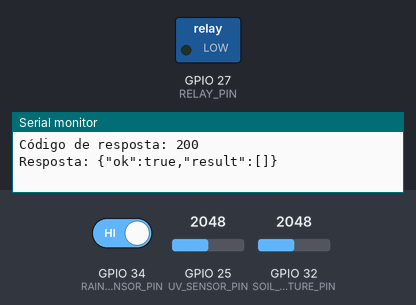
A sketch run on a simulated ESP32. On the bench: switched loads named in the sketch (green lamp = pin HIGH), the last lines printed to the serial monitor. Inputs (shaded band) come from the test bench; at power-on: GPIO 32 (SOIL_MOISTURE_PIN) = 2048, GPIO 34 (RAIN_SENSOR_PIN) HIGH, GPIO 25 (UV_SENSOR_PIN) = 2048. WiFi joins after 1.5 s; servers stay silent unless stated; web services answer with replies made up by the test bench.

Above: at 3.2 s.
3.3 s: GPIO 32 (SOIL_MOISTURE_PIN) set to 2391
13.4 s: GPIO 32 (SOIL_MOISTURE_PIN) set to 2500
At 23.6 s:
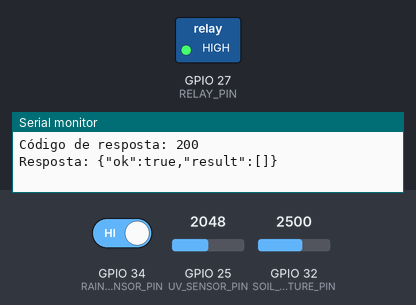
23.9 s: GPIO 34 (RAIN_SENSOR_PIN) driven LOW
At 33.8 s:
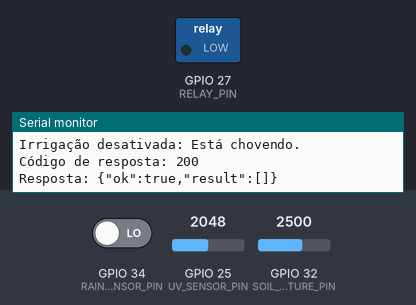
34.1 s: GPIO 34 (RAIN_SENSOR_PIN) driven HIGH
At 43.3 s:
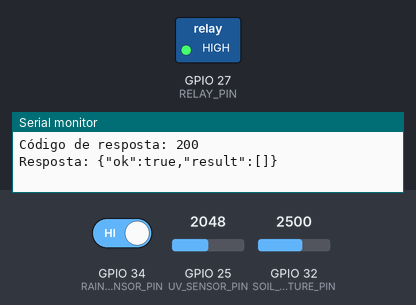
44.3 s: GPIO 32 (SOIL_MOISTURE_PIN) set to 2047
At 53.7 s:
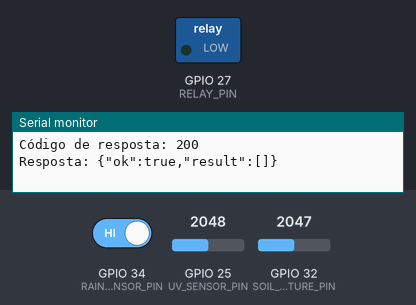
Timing chart, 0 to 55.2 s (numbered marks = the images above; inputs shaded):
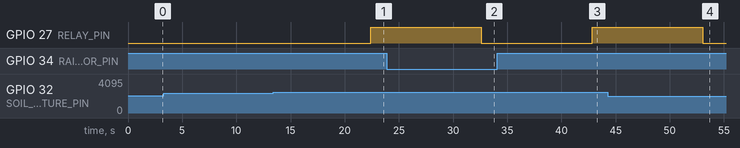

The sketch:

testesembme.ino
```cpp
#include <WiFi.h>
#include <HTTPClient.h>

// Definições dos pinos
#define RAIN_SENSOR_PIN 34
#define SOIL_MOISTURE_PIN 32
#define UV_SENSOR_PIN 25
#define RELAY_PIN 27

// Configuração do Telegram
const String botToken = "7216059515:AAEDxW2u7SX1LDhAnxY75iOgoUomGTyzTCU";
const String chatId = "7003158288"; // ID do chat ou grupo para enviar os dados

// Configuração do WiFi
const char* ssid = "Lucas Galindo | Poco C65";
const char* password = "lucras22";

void setup() {
  Serial.begin(115200);

  // Conectando ao WiFi
  WiFi.begin(ssid, password);
  while (WiFi.status() != WL_CONNECTED) {
    delay(1000);
    Serial.println("Conectando ao WiFi...");
  }
  Serial.println("WiFi conectado");

  // Configurando os pinos dos sensores e relé
  pinMode(RAIN_SENSOR_PIN, INPUT);
  pinMode(SOIL_MOISTURE_PIN, INPUT);
  pinMode(UV_SENSOR_PIN, INPUT);
  pinMode(RELAY_PIN, OUTPUT);
  digitalWrite(RELAY_PIN, LOW); // Relé desligado inicialmente
}

void loop() {
  // Leitura dos sensores
  int rainSensorValue = digitalRead(RAIN_SENSOR_PIN);
  int soilMoistureValue = analogRead(SOIL_MOISTURE_PIN);
  int leitura_porta = analogRead(UV_SENSOR_PIN);

  // Convertendo a umidade do solo para uma porcentagem
  float soilMoisturePercentage = map(soilMoistureValue, 0, 4095, 100, 0);

  // Verificando se está chovendo
  bool isRaining = (rainSensorValue == LOW); // LOW indica que está chovendo

  // Definindo o índice UV com base na leitura analógica
  int uv;
  if (leitura_porta <= 10) {
    uv = 0;
  } else if (leitura_porta > 10 && leitura_porta <= 46) {
    uv = 1;
  } else if (leitura_porta > 46 && leitura_porta <= 65) {
    uv = 2;
  } else if (leitura_porta > 65 && leitura_porta <= 83) {
    uv = 3;
  } else if (leitura_porta > 83 && leitura_porta <= 103) {
    uv = 4;
  } else if (leitura_porta > 103 && leitura_porta <= 124) {
    uv = 5;
  } else if (leitura_porta > 124 && leitura_porta <= 142) {
    uv = 6;
  } else if (leitura_porta > 142 && leitura_porta <= 162) {
    uv = 7;
  } else if (leitura_porta > 162 && leitura_porta <= 180) {
    uv = 8;
  } else if (leitura_porta > 180 && leitura_porta <= 200) {
    uv = 9;
  } else if (leitura_porta > 200 && leitura_porta <= 221) {
    uv = 10;
  } else {
    uv = 11;
  }

  // Controle do relé de irrigação
  String irrigationStatus = "";

  // Verifica se está chovendo
  if (isRaining) {
    digitalWrite(RELAY_PIN, LOW);  // Desativa a irrigação se estiver chovendo
    irrigationStatus = "Irrigação desativada: Está chovendo.";
  }
  // Verifica a umidade do solo
  else if (soilMoisturePercentage > 40) {
    digitalWrite(RELAY_PIN, LOW);  // Desativa a irrigação se o solo estiver úmido
    irrigationStatus = "Irrigação desativada: Solo com umidade suficiente.";
  }
  // Condições normais para ativar a irrigação
  else {
    digitalWrite(RELAY_PIN, HIGH);  // Ativa a irrigação se todas as condições forem atendidas
    irrigationStatus = "Irrigação ativada: Condições ambientais necessitam irrigação.";
  }

  // Exibindo os dados no monitor serial
  Serial.println("Dados dos Sensores:");
  Serial.printf("Chuva: %s\n", isRaining ? "Chuva detectada" : "Não está chovendo");
  Serial.printf("Umidade do Solo: %.2f%%\n", soilMoisturePercentage);
  Serial.printf("Índice UV: %d\n \n", uv);
  Serial.println(irrigationStatus);

  // Montando a mensagem para o Telegram
  String message = "Dados IrrigaClima:\n \n";
  message += isRaining ? "Chuva: Chuva detectada\n" : "Chuva: Não está chovendo\n";
  message += "Umidade do Solo: " + String(soilMoisturePercentage) + "%\n";
  message += "Índice UV: " + String(uv) + "\n \n";
  message += irrigationStatus;

  // Enviando os dados para o bot no Telegram
  sendMessage(message);

  delay(10000); // Espera 10 segundos para enviar os dados novamente
}

// Função para enviar mensagem ao Telegram
void sendMessage(String message) {
  if (WiFi.status() == WL_CONNECTED) {
    HTTPClient http;
    String url = "https://api.telegram.org/bot" + botToken + "/sendMessage";

    http.begin(url);
    http.addHeader("Content-Type", "application/x-www-form-urlencoded");

    // Montando os parâmetros da requisição POST
    String postData = "chat_id=" + chatId + "&text=" + message;

    // Enviando a requisição
    int httpResponseCode = http.POST(postData);

    if (httpResponseCode > 0) {
      String response = http.getString();
      Serial.println("Código de resposta: " + String(httpResponseCode));
      Serial.println("Resposta: " + response);
    } else {
      Serial.print("Erro na requisição: ");
      Serial.println(httpResponseCode);
    }

    http.end();
  } else {
    Serial.println("WiFi desconectado");
  }
}
```

Measured:
- the behaviour switches between 2456 and 2457 on GPIO 32 (SOIL_MOISTURE_PIN) (found by bisection; images 0 and 1)
- after the input at 13.4 s, GPIO 27 (RELAY_PIN): LOW → HIGH after 9.0 s
- after the input at 23.9 s, GPIO 27 (RELAY_PIN): HIGH → LOW after 8.7 s
- after the input at 34.1 s, GPIO 27 (RELAY_PIN): LOW → HIGH after 8.7 s
- after the input at 44.3 s, GPIO 27 (RELAY_PIN): HIGH → LOW after 8.7 s
